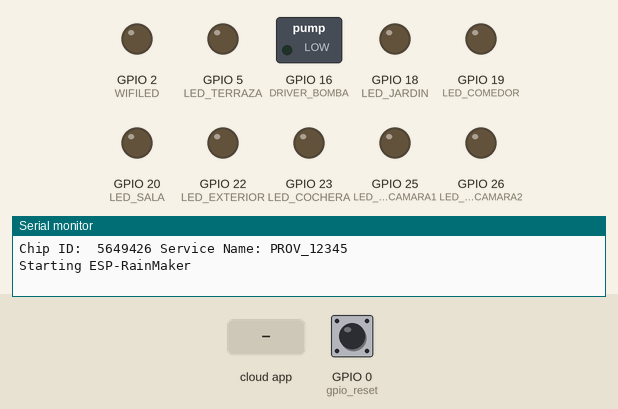
A program run on a simulated ESP32. Shown: switched loads named in the program (green lamp = pin HIGH), output pins drawn as LEDs (lit = HIGH), the last lines printed to the serial monitor. The inputs (shaded band) are chosen by the test bench; at power-on: GPIO 0 (gpio_reset) HIGH. WiFi joins after 1.5 s; servers stay silent unless stated.

Above: at 1.2 s.
1.3 s: the phone or cloud app sets Cochera to 0
At 1.9 s:
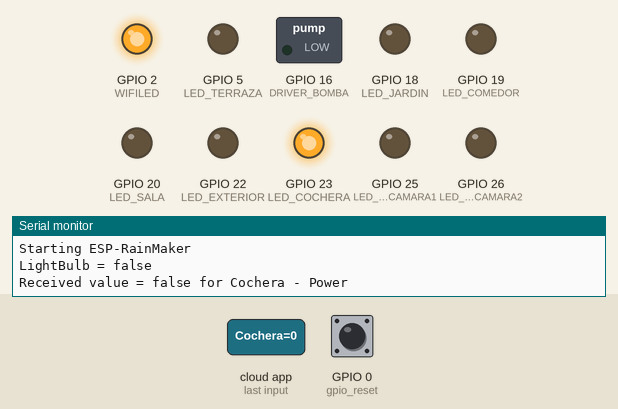
3.0 s: the phone or cloud app sets Exterior to 0
At 4.2 s:
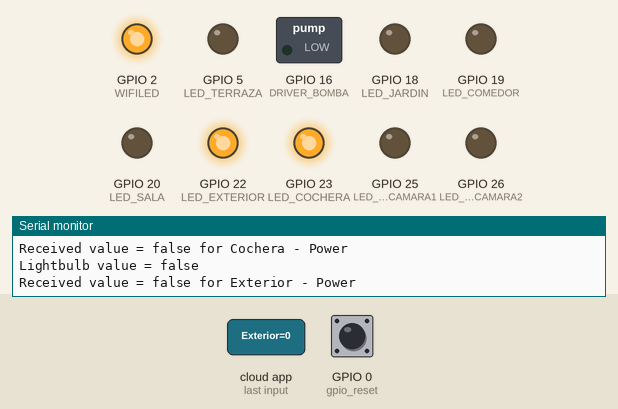
4.5 s: the phone or cloud app sets Sala to 0
At 5.5 s:
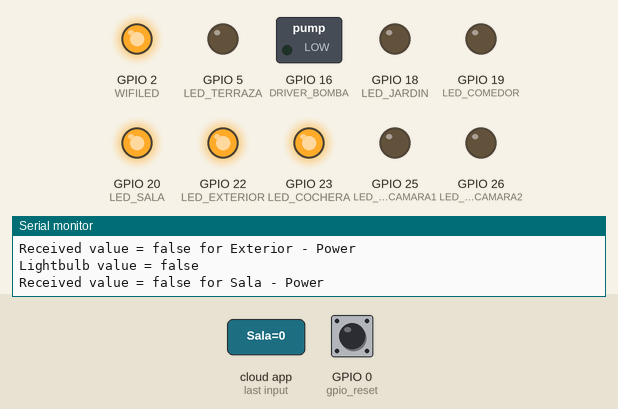
6.0 s: the phone or cloud app sets Comedor to 0
At 6.7 s:
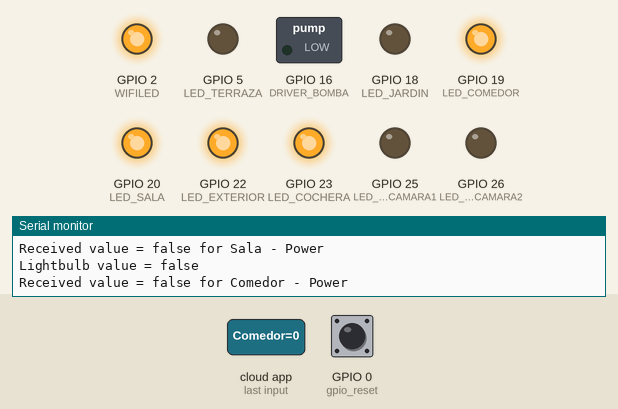
7.5 s: the phone or cloud app sets Jardin to 0
At 7.9 s:
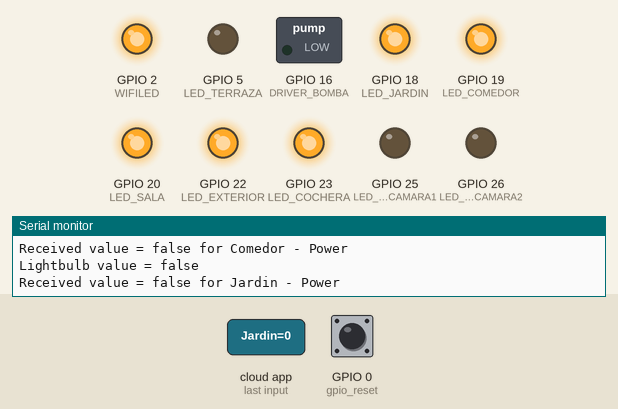
9.0 s: the phone or cloud app sets Terraza to 0
At 10.4 s:
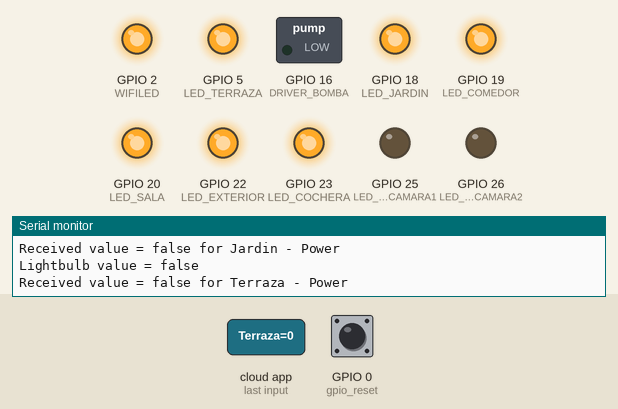
Timing chart, 0 to 11.5 s (numbered marks = the images above; inputs shaded):
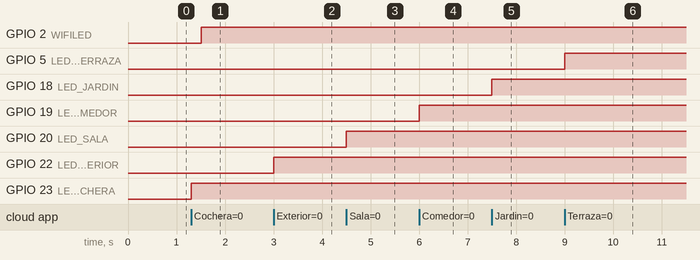

The program:

main.cpp
```cpp
#include <Arduino.h>

/**********************************************************************************
 *  TITLE: Intelli House ESP32 RainMaker
 *
 *   Base code for the use of
 *   Rmaker of espressif for a
 *   automated house by app
 *   and voice control.
 *
 *   This version requires a
 *   internet connection for the
 *   operation of the house
 *
 *   Created on 09/01/2023
 *   By Uribe Garcia (HG)
 *   Base on Tech StudyCell Code & Espressif example's
 *
 **********************************************************************************/

#include "RMaker.h"
#include "WiFi.h"
#include "WiFiProv.h"

const char *service_name = "PROV_12345";
const char *pop = "1234567";

// define the Device Names
#define deviceName_1 "Cochera"
#define deviceName_2 "Exterior"
#define deviceName_3 "Cocina"
#define deviceName_4 "Sala"
#define deviceName_5 "Comedor"
#define deviceName_6 "Jardin"
#define deviceName_7 "Terraza"
#define deviceName_8 "Recamara1"
#define deviceName_9 "Recamara2"
#define deviceName_10 "Fuente"

// define the GPIO connected with Relays and switches
static uint8_t LED_COCHERA   = 23;  //D23
static uint8_t LED_EXTERIOR  = 22;  //D22
static uint8_t LED_COCINA    = 21;  //D21
static uint8_t LED_SALA      = 20;  //D20
static uint8_t LED_COMEDOR   = 19;  //D19
static uint8_t LED_JARDIN    = 18;  //D18
static uint8_t LED_TERRAZA   = 5;   //D5
static uint8_t LED_RECAMARA1 = 25;  //D25
static uint8_t LED_RECAMARA2 = 26;  //D26
static uint8_t DRIVER_BOMBA  = 16;  //D16

static uint8_t WIFILED    = 2;   //D2(Board)
static uint8_t gpio_reset = 0;   //D0(Board)

/* Variable for reading pin status*/
// Devices State
bool cochera_state   = LOW;
bool exterior_state  = LOW;
bool cocina_state    = LOW;
bool sala_state      = LOW;
bool comedor_state   = LOW;
bool jardin_state    = LOW;
bool terraza_state   = LOW;
bool recamara1_state = LOW;
bool recamara2_state = LOW;
bool bomba_state     = LOW;

/*The framework provides some standard device types like switch, lightbulb, fan, temperature sensor. */
//LigthBulb
static LightBulb luz_cochera(deviceName_1, &LED_COCHERA);
static LightBulb luz_exterior(deviceName_2, &LED_EXTERIOR);
static LightBulb luz_cocina(deviceName_3, &LED_COCINA);
static LightBulb luz_sala(deviceName_4, &LED_SALA);
static LightBulb luz_comedor(deviceName_5, &LED_COMEDOR);
static LightBulb luz_jardin(deviceName_6, &LED_JARDIN);
static LightBulb luz_terraza(deviceName_7, &LED_TERRAZA);
static LightBulb luz_recamara1(deviceName_8, &LED_RECAMARA1);
static LightBulb luz_recamara2(deviceName_9, &luz_recamara2);

//Switch
static Switch bomba_fuente(deviceName_10, &DRIVER_BOMBA);


void sysProvEvent(arduino_event_t *sys_event){
    switch (sys_event->event_id) {
        case ARDUINO_EVENT_PROV_START:
#if CONFIG_IDF_TARGET_ESP32
        Serial.printf("\nProvisioning Started with name \"%s\" and PoP \"%s\" on BLE\n", service_name, pop);
        printQR(service_name, pop, "ble");
#else
        Serial.printf("\nProvisioning Started with name \"%s\" and PoP \"%s\" on SoftAP\n", service_name, pop);
        printQR(service_name, pop, "softap");
#endif
        break;
        case ARDUINO_EVENT_WIFI_STA_CONNECTED:
        Serial.printf("\nConnected to Wi-Fi!\n");
        digitalWrite(WIFILED, true);
        break;
    }
}

void write_callback(Device *device, Param *param, const param_val_t val, void *priv_data, write_ctx_t *ctx){

  const char *device_name = device->getDeviceName();
  const char *param_name = param->getParamName();

  if(strcmp(device_name, deviceName_1) == 0) {

    Serial.printf("LightBulb = %s\n", val.val.b? "true" : "false");

    if(strcmp(param_name, "Power") == 0) {
      Serial.printf("Received value = %s for %s - %s\n", val.val.b? "true" : "false", device_name, param_name);
      cochera_state = val.val.b;
      (cochera_state == false)? digitalWrite(LED_COCHERA, HIGH) : digitalWrite(LED_COCHERA, LOW);
      param->updateAndReport(val);
    }

  }
  else if(strcmp(device_name, deviceName_2) == 0) {

      Serial.printf("Lightbulb value = %s\n", val.val.b? "true" : "false");

      if(strcmp(param_name, "Power") == 0) {
        Serial.printf("Received value = %s for %s - %s\n", val.val.b? "true" : "false", device_name, param_name);
        exterior_state = val.val.b;
        (exterior_state == false) ? digitalWrite(LED_EXTERIOR, HIGH) : digitalWrite(LED_EXTERIOR, LOW);
        param->updateAndReport(val);
      }

    }
  else if(strcmp(device_name, deviceName_3) == 0) {

      Serial.printf("Lightbulb value = %s\n", val.val.b? "true" : "false");

      if(strcmp(param_name, "Power") == 0) {
        Serial.printf("Received value = %s for %s - %s\n", val.val.b? "true" : "false", device_name, param_name);
        cocina_state = val.val.b;
        (cochera_state == false) ? digitalWrite(LED_COCINA, HIGH) : digitalWrite(LED_COCINA, LOW);
        param->updateAndReport(val);
      }

    }
  else if(strcmp(device_name, deviceName_4) == 0) {

      Serial.printf("Lightbulb value = %s\n", val.val.b? "true" : "false");

      if(strcmp(param_name, "Power") == 0) {
        Serial.printf("Received value = %s for %s - %s\n", val.val.b? "true" : "false", device_name, param_name);
        sala_state = val.val.b;
        (sala_state == false) ? digitalWrite(LED_SALA, HIGH) : digitalWrite(LED_SALA, LOW);
        param->updateAndReport(val);
      }

    }
  else if(strcmp(device_name, deviceName_5) == 0) {

      Serial.printf("Lightbulb value = %s\n", val.val.b? "true" : "false");

      if(strcmp(param_name, "Power") == 0) {
        Serial.printf("Received value = %s for %s - %s\n", val.val.b? "true" : "false", device_name, param_name);
        comedor_state = val.val.b;
        (comedor_state == false) ? digitalWrite(LED_COMEDOR, HIGH) : digitalWrite(LED_COMEDOR, LOW);
        param->updateAndReport(val);
      }

    }
  else if(strcmp(device_name, deviceName_6) == 0) {

      Serial.printf("Lightbulb value = %s\n", val.val.b? "true" : "false");

      if(strcmp(param_name, "Power") == 0) {
        Serial.printf("Received value = %s for %s - %s\n", val.val.b? "true" : "false", device_name, param_name);
        jardin_state = val.val.b;
        (jardin_state == false) ? digitalWrite(LED_JARDIN, HIGH) : digitalWrite(LED_JARDIN, LOW);
        param->updateAndReport(val);
      }

    }
  else if(strcmp(device_name, deviceName_7) == 0) {

      Serial.printf("Lightbulb value = %s\n", val.val.b? "true" : "false");

      if(strcmp(param_name, "Power") == 0) {
        Serial.printf("Received value = %s for %s - %s\n", val.val.b? "true" : "false", device_name, param_name);
        terraza_state = val.val.b;
        (terraza_state == false) ? digitalWrite(LED_TERRAZA, HIGH) : digitalWrite(LED_TERRAZA, LOW);
        param->updateAndReport(val);
      }

    }
  else if(strcmp(device_name, deviceName_8) == 0) {

      Serial.printf("Lightbulb value = %s\n", val.val.b? "true" : "false");

      if(strcmp(param_name, "Power") == 0) {
        Serial.printf("Received value = %s for %s - %s\n", val.val.b? "true" : "false", device_name, param_name);
        recamara1_state = val.val.b;
        (recamara2_state == false) ? digitalWrite(LED_RECAMARA1, HIGH) : digitalWrite(LED_RECAMARA1, LOW);
        param->updateAndReport(val);
      }

    }
  else if(strcmp(device_name, deviceName_9) == 0) {

      Serial.printf("Lightbulb value = %s\n", val.val.b? "true" : "false");

      if(strcmp(param_name, "Power") == 0) {
        Serial.printf("Received value = %s for %s - %s\n", val.val.b? "true" : "false", device_name, param_name);
        recamara2_state = val.val.b;
        (recamara2_state == false) ? digitalWrite(LED_RECAMARA2, HIGH) : digitalWrite(LED_RECAMARA2, LOW);
        param->updateAndReport(val);
      }

    }
    else if(strcmp(device_name, deviceName_10) == 0) {

      Serial.printf("Switch value = %s\n", val.val.b? "true" : "false");

      if(strcmp(param_name, "Power") == 0) {
        Serial.printf("Received value = %s for %s - %s\n", val.val.b? "true" : "false", device_name, param_name);
        bomba_state = val.val.b;
        (bomba_state == false) ? digitalWrite(DRIVER_BOMBA, HIGH) : digitalWrite(DRIVER_BOMBA, LOW);
        param->updateAndReport(val);
      }

    }


}

void setup(){

  uint32_t chipId = 0;

  Serial.begin(115200);

  // Set the Relays GPIOs as output mode
  pinMode(LED_COCHERA,  OUTPUT);
  pinMode(LED_EXTERIOR, OUTPUT);
  pinMode(LED_SALA,     OUTPUT);
  pinMode(LED_COMEDOR,  OUTPUT);
  pinMode(LED_JARDIN,   OUTPUT);
  pinMode(LED_TERRAZA,  OUTPUT);
  pinMode(LED_RECAMARA1,OUTPUT);
  pinMode(LED_RECAMARA2,OUTPUT);
  pinMode(DRIVER_BOMBA, OUTPUT);
  pinMode(WIFILED,      OUTPUT);

  // Configure the input GPIOs
   pinMode(gpio_reset, INPUT);

  // Write to the GPIOs the default state on booting
  digitalWrite(LED_COCHERA,  LOW);
  digitalWrite(LED_EXTERIOR, LOW);
  digitalWrite(LED_SALA,     LOW);
  digitalWrite(LED_COMEDOR,  LOW);
  digitalWrite(LED_JARDIN,   LOW);
  digitalWrite(LED_TERRAZA,  LOW);
  digitalWrite(LED_RECAMARA1,LOW);
  digitalWrite(LED_RECAMARA2,LOW);
  digitalWrite(DRIVER_BOMBA, LOW);
  digitalWrite(WIFILED,      LOW);


  Node my_node;
  my_node = RMaker.initNode("ESP32_House");

  //Standard Lightbulb device
  luz_cochera.addCb(write_callback);
  luz_exterior.addCb(write_callback);
  luz_cocina.addCb(write_callback);
  luz_sala.addCb(write_callback);
  luz_comedor.addCb(write_callback);
  luz_jardin.addCb(write_callback);
  luz_terraza.addCb(write_callback);
  luz_recamara1.addCb(write_callback);
  luz_recamara2.addCb(write_callback);

  //Standard Switch device
  bomba_fuente.addCb(write_callback);

  //Add switch device to the node
  my_node.addDevice(luz_cochera);
  my_node.addDevice(luz_exterior);
  my_node.addDevice(luz_cocina);
  my_node.addDevice(luz_sala);
  my_node.addDevice(luz_comedor);
  my_node.addDevice(luz_jardin);
  my_node.addDevice(luz_terraza);
  my_node.addDevice(luz_recamara1);
  my_node.addDevice(luz_recamara2);
  my_node.addDevice(bomba_fuente);


  //This is optional
  RMaker.enableOTA(OTA_USING_PARAMS);
  //If you want to enable scheduling, set time zone for your region using setTimeZone().
  //The list of available values are provided here https://rainmaker.espressif.com/docs/time-service.html
  // RMaker.setTimeZone("Asia/Shanghai");
  // Alternatively, enable the Timezone service and let the phone apps set the appropriate timezone
  RMaker.enableTZService();
  RMaker.enableSchedule();

  //Service Name
  for(int i=0; i<17; i=i+8) {
    chipId |= ((ESP.getEfuseMac() >> (40 - i)) & 0xff) << i;
  }

  Serial.printf("\nChip ID:  %d Service Name: %s\n", chipId, service_name);

  Serial.printf("\nStarting ESP-RainMaker\n");
  RMaker.start();

  WiFi.onEvent(sysProvEvent);
#if CONFIG_IDF_TARGET_ESP32
    WiFiProv.beginProvision(WIFI_PROV_SCHEME_BLE, WIFI_PROV_SCHEME_HANDLER_FREE_BTDM, WIFI_PROV_SECURITY_1, pop, service_name);
#else
    WiFiProv.beginProvision(WIFI_PROV_SCHEME_SOFTAP, WIFI_PROV_SCHEME_HANDLER_NONE, WIFI_PROV_SECURITY_1, pop, service_name);
#endif

  luz_cochera.updateAndReportParam(ESP_RMAKER_DEF_POWER_NAME, false);
  luz_exterior.updateAndReportParam(ESP_RMAKER_DEF_POWER_NAME, false);
  luz_cocina.updateAndReportParam(ESP_RMAKER_DEF_POWER_NAME, false);
  luz_sala.updateAndReportParam(ESP_RMAKER_DEF_POWER_NAME, false);
  luz_comedor.updateAndReportParam(ESP_RMAKER_DEF_POWER_NAME, false);
  luz_jardin.updateAndReportParam(ESP_RMAKER_DEF_POWER_NAME, false);
  luz_terraza.updateAndReportParam(ESP_RMAKER_DEF_POWER_NAME, false);
  luz_recamara1.updateAndReportParam(ESP_RMAKER_DEF_POWER_NAME, false);
  luz_recamara2.updateAndReportParam(ESP_RMAKER_DEF_POWER_NAME, false);
  bomba_fuente.updateAndReportParam(ESP_RMAKER_DEF_POWER_NAME, false);

}

void loop(){
    // Read GPIO0 (external button to reset device
    if(digitalRead(gpio_reset) == LOW) { //Push button pressed
        Serial.printf("Reset Button Pressed!\n");
        // Key debounce handling
        delay(100);
        int startTime = millis();
        while(digitalRead(gpio_reset) == LOW) delay(50);
        int endTime = millis();

        if ((endTime - startTime) > 10000) {
          // If key pressed for more than 10secs, reset all
          Serial.printf("Reset to factory.\n");
          RMakerFactoryReset(2);
        } else if ((endTime - startTime) > 3000) {
          Serial.printf("Reset Wi-Fi.\n");
          // If key pressed for more than 3secs, but less than 10, reset Wi-Fi
          RMakerWiFiReset(2);
        }
    }
    delay(100);

    if (WiFi.status() != WL_CONNECTED)
    {
      //Serial.println("WiFi Not Connected");
      digitalWrite(WIFILED, false);
    }
    else
    {
      //Serial.println("WiFi Connected");
      digitalWrite(WIFILED, true);
    }


}
```

Measured:
- after the input at 1.3 s, GPIO 23 (LED_COCHERA): LOW → HIGH at once
- after the input at 3.0 s, GPIO 22 (LED_EXTERIOR): LOW → HIGH at once
- after the input at 4.5 s, GPIO 20 (LED_SALA): LOW → HIGH at once
- after the input at 6.0 s, GPIO 19 (LED_COMEDOR): LOW → HIGH at once
- after the input at 7.5 s, GPIO 18 (LED_JARDIN): LOW → HIGH at once
- after the input at 9.0 s, GPIO 5 (LED_TERRAZA): LOW → HIGH at once
